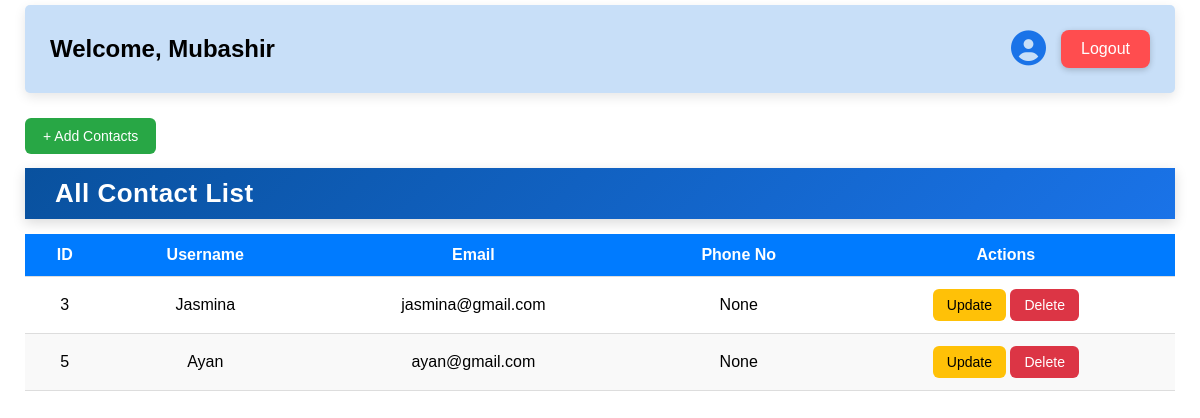
The page /User_dashboard/ (signed in) on the database as committed earlier.
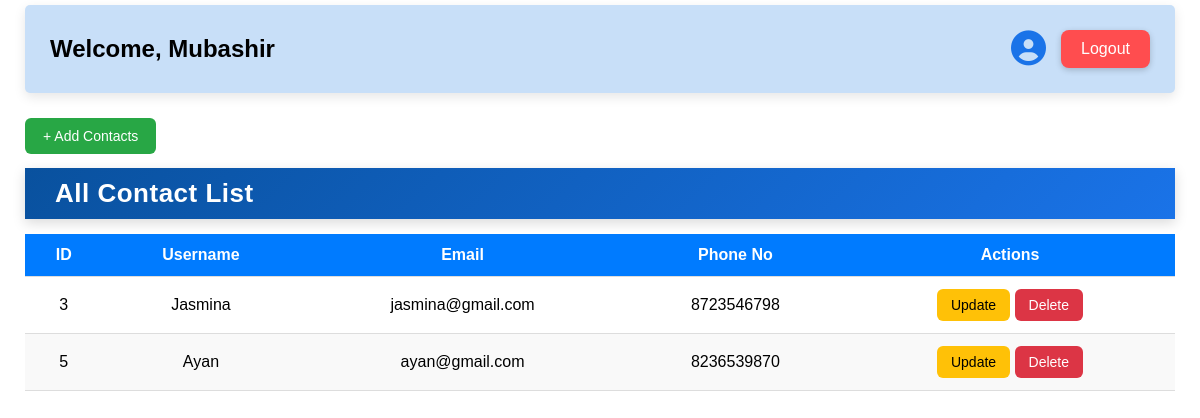
The same page on the database as committed later.
### CM_app/models.py (models this page shows, shortened)
class Contact(models.Model):
    owner = models.ForeignKey(User, on_delete=models.CASCADE, related_name="contacts")
    name = models.CharField(max_length=150)
    email = models.EmailField()
    phone = models.CharField(max_length=15, blank=True, null=True)

### CM_app/views.py (the view)
# urls.py: path('User_dashboard/', views.User_dashboard, name='User_dashboard'),
@login_required
def User_dashboard(request):
    contacts = Contact.objects.filter(owner=request.user)  # only this user's contacts
    return render(request, 'user dashboard/u_dashboard.html', {'contacts': contacts})

### CM_app/templates/user dashboard/u_dashboard.html (shortened to what this page needs)
{% extends "master.html" %}
{% block content %}
<div class="container">
  <div class="user-card">
    <div class="user-card-header">
      <h2>Welcome, {{ request.user.username }}</h2>
      <div class="user-actions">
        <div class="user-card-profile" onclick="toggleUserProfilePopup()">
          <i class="fa-solid fa-user-circle"></i>
        </div>
        <a href="{% url 'logout' %}" onclick="return confirmLogout()" class="logout-btn">Logout</a>
      </div>
    </div>
    <p>
      <a href="{% url 'add_contact' %}" class="btn btn-add">+ Add Contacts</a>
    </p>
    <div class="header">
      <h1>All Contact List</h1>
    </div>
    <table>
  <thead>
    <tr>
      <th>ID</th>
      <th>Username</th>
      <th>Email</th>
      <th>Phone No</th>
      <th>Actions</th>
    </tr>
  </thead>
  <tbody>
    {% for contact in contacts %}
    <tr>
      <td>{{ contact.id }}</td>
      <td>{{ contact.name }}</td>
      <td>{{ contact.email }}</td>
      <td>{{ contact.phone }}</td>
      <td>
        <a href="{% url 'update_contact' contact.id %}" class="btn btn-update">Update</a>
        <a href="{% url 'delete_contact' contact.id %}" class="btn btn-delete"
          onclick="return confirm('Are you sure you want to delete this contact?');">Delete</a>
      </td>
    </tr>
    {% empty %}
    <tr>
      <td colspan="5" style="text-align:center; color: rgb(142, 144, 147);">
        No contacts found
      </td>
    </tr>
    {% endfor %}
  </tbody>
</table>
  </div>
  {% endblock %}

Rows that differ between the two databases and show on the page:
changed Contact "Jasmina": phone "None" → "8723546798"
changed Contact "Ayan": phone "None" → "8236539870"
